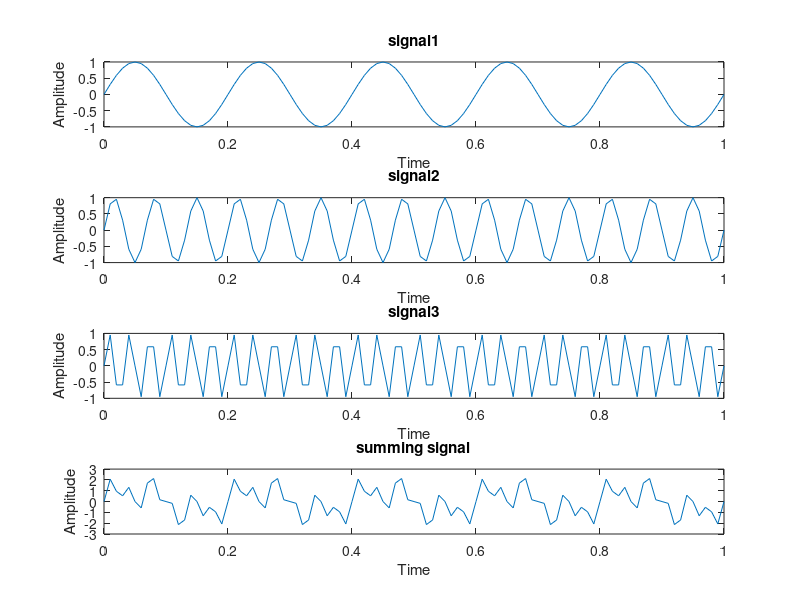
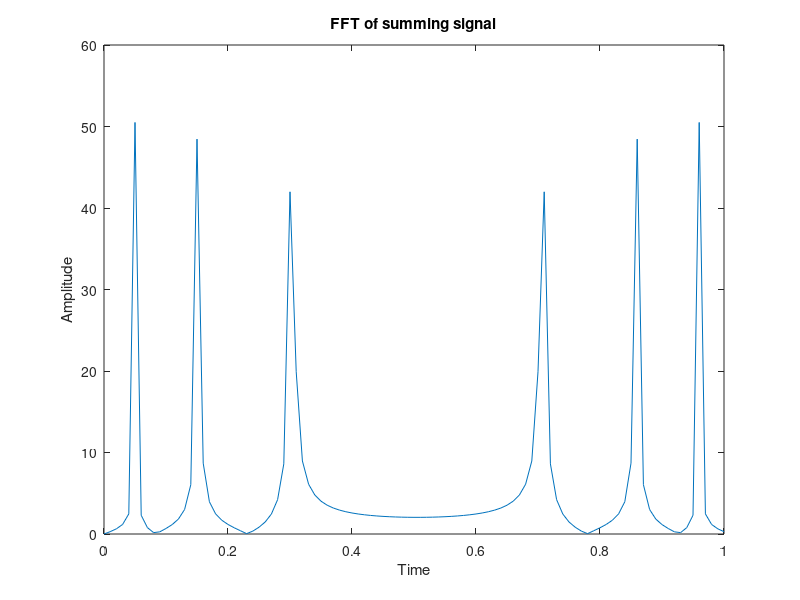
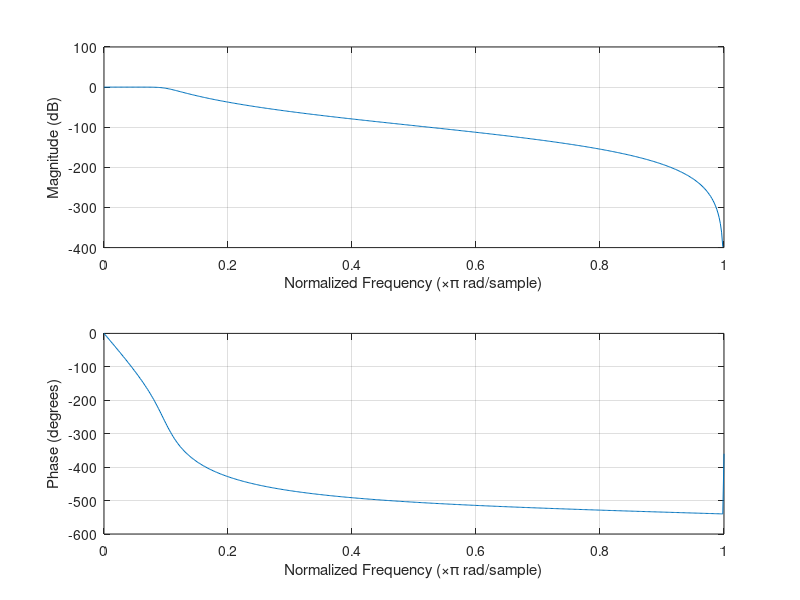
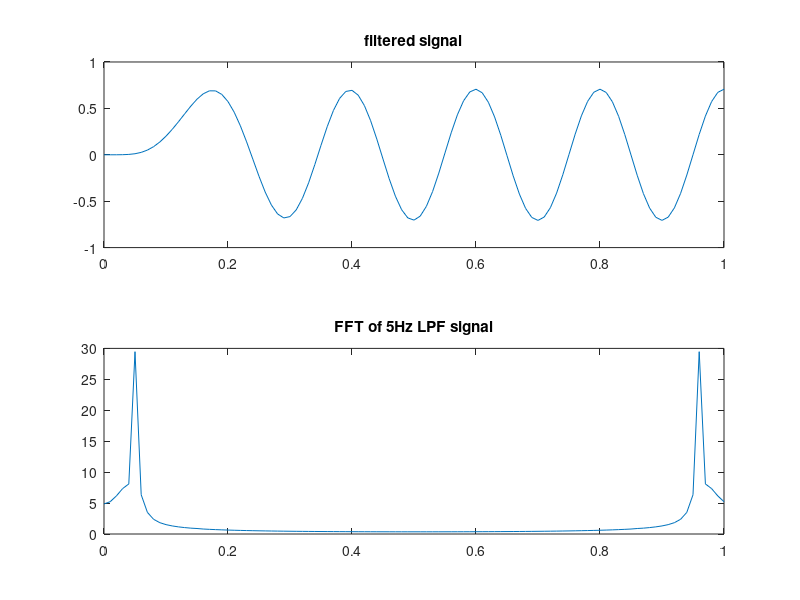

Recreate these plots in MATLAB, in order.
clc;
clear all;
close all;
fs = 100;
t = 0:0.01:1;
x1 = sin(2*pi*5*t);
subplot(4,1,1);
plot(t,x1);
title('signal1');
xlabel('Time');
ylabel('Amplitude');
x2 = sin(2*pi*15*t);
subplot(4,1,2);
plot(t,x2);
title('signal2');
xlabel('Time');
ylabel('Amplitude');
x3 = sin(2*pi*30*t);
subplot(4,1,3);
plot(t,x3);
title('signal3');
xlabel('Time');
ylabel('Amplitude');
x = x1+x2+x3;
subplot(4,1,4);
plot(t,x);
title('summing signal');
xlabel('Time');
ylabel('Amplitude');
y=fft(x);
y1=abs(y);
figure(2);
plot(t,y1);
title('FFT of summing signal');
xlabel('Time');
ylabel('Amplitude');
[b a]=butter(6,0.1,'low');
figure(3);
freqz(b,a);
filter1=filter(b,a,x);
figure(4);
subplot(2,1,1);
plot(t,filter1);
title('filtered signal');
y2=fft(filter1);
y3=abs(y2);
subplot(2,1,2);
plot(t,y3);
title('FFT of 5Hz LPF signal');